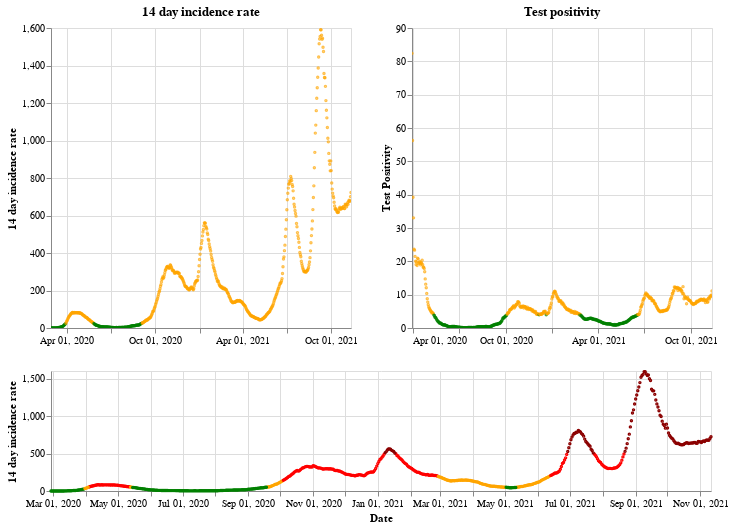

Notebook cell for this chart:
### Markdown cell above
## Scotland

### Code cell
plot_traffic_light('Scotland')

### Figure 1 — Vega-Lite specification as saved in the notebook (floating-point values rounded to 4 significant figures; data arrays with more than 128 entries replaced by an {"elided": "..."} marker saying what was removed)
{"config": {"view": {"continuousWidth": 400, "continuousHeight": 300}}, "vconcat": [{"hconcat": [{"mark": {"type": "point", "size": 2}, "encoding": {"color": {"condition": {"value": "green", "test": "(datum.twoWeeklyCasesRate <= 25)"}, "value": "orange"}, "tooltip": [{"type": "nominal", "field": "areaName"}, {"type": "temporal", "field": "date"}, {"type": "quantitative", "field": "twoWeeklyCasesRate"}, {"type": "quantitative", "field": "testPositivity"}], "x": {"type": "temporal", "axis": {"title": ""}, "field": "date", "scale": {"domain": {"selection": "DateBrush"}}, "timeUnit": "yearmonthdate"}, "y": {"type": "quantitative", "axis": {"title": "14 day incidence rate"}, "field": "twoWeeklyCasesRate"}}, "title": "14 day incidence rate", "width": 300}, {"mark": {"type": "point", "size": 2}, "encoding": {"color": {"condition": {"value": "green", "test": "(datum.testPositivity <= 4)"}, "value": "orange"}, "tooltip": [{"type": "nominal", "field": "areaName"}, {"type": "temporal", "field": "date"}, {"type": "quantitative", "field": "twoWeeklyCasesRate"}, {"type": "quantitative", "field": "testPositivity"}], "x": {"type": "temporal", "axis": {"title": ""}, "field": "date", "scale": {"domain": {"selection": "DateBrush"}}, "timeUnit": "yearmonthdate"}, "y": {"type": "quantitative", "axis": {"title": "Test Positivity"}, "field": "testPositivity"}}, "title": "Test positivity", "width": 300}]}, {"layer": [{"mark": {"type": "point", "size": 2}, "encoding": {"color": {"condition": {"value": "orange", "test": "(((datum.testPositivity < 4) && (datum.twoWeeklyCasesRate >= 50)) && (datum.twoWeeklyCasesRate < 200))"}, "value": "red"}, "opacity": {"condition": {"value": 1, "test": "((datum.twoWeeklyCasesRate >= 50) && (datum.twoWeeklyCasesRate < 500))"}, "value": 0}, "tooltip": [{"type": "nominal", "field": "areaName"}, {"type": "temporal", "field": "date"}, {"type": "quantitative", "field": "twoWeeklyCasesRate"}, {"type": "quantitative", "field": "testPositivity"}], "x": {"type": "temporal", "axis": {"title": "Date"}, "field": "date", "timeUnit": "yearmonthdate"}, "y": {"type": "quantitative", "axis": {"title": "14 day incidence rate"}, "field": "twoWeeklyCasesRate"}}, "selection": {"DateBrush": {"type": "interval", "encodings": ["x"], "fields": ["Time"]}}}, {"mark": {"type": "point", "size": 2}, "encoding": {"color": {"value": "darkred"}, "opacity": {"condition": {"value": 1, "test": "(datum.twoWeeklyCasesRate >= 500)"}, "value": 0}, "tooltip": [{"type": "nominal", "field": "areaName"}, {"type": "temporal", "field": "date"}, {"type": "quantitative", "field": "twoWeeklyCasesRate"}, {"type": "quantitative", "field": "testPositivity"}], "x": {"type": "temporal", "axis": {"title": "Date"}, "field": "date", "timeUnit": "yearmonthdate"}, "y": {"type": "quantitative", "axis": {"title": "14 day incidence rate"}, "field": "twoWeeklyCasesRate"}}}, {"mark": {"type": "point", "size": 2}, "encoding": {"color": {"condition": {"value": "green", "test": "((datum.testPositivity < 4) && (datum.twoWeeklyCasesRate < 50))"}, "value": "orange"}, "opacity": {"condition": {"value": 1, "test": "(datum.twoWeeklyCasesRate < 50)"}, "value": 0}, "tooltip": [{"type": "nominal", "field": "areaName"}, {"type": "temporal", "field": "date"}, {"type": "quantitative", "field": "twoWeeklyCasesRate"}, {"type": "quantitative", "field": "testPositivity"}], "x": {"type": "temporal", "axis": {"title": "Date"}, "field": "date", "timeUnit": "yearmonthdate"}, "y": {"type": "quantitative", "axis": {"title": "14 day incidence rate"}, "field": "twoWeeklyCasesRate"}}}], "height": 120, "width": 660}], "data": {"name": "data-ca369f8fdb686273d681a723852b8e55"}, "$schema": "https://vega.github.io/schema/vega-lite/v4.8.1.json", "datasets": {"data-ca369f8fdb686273d681a723852b8e55": {"elided": "623 records"}}}
